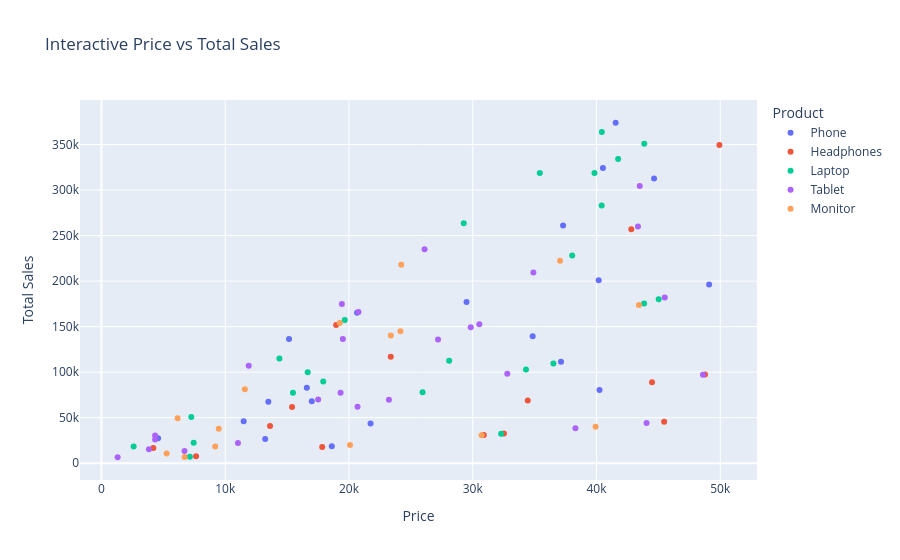

The notebook cell saved with this chart:
### Code cell
# Interactive Plotly Chart

fig = px.scatter(
    df,
    x="Price",
    y="Total_Sales",
    color="Product",
    hover_data=[
        "Date",
        "Quantity",
        "Region",
        "Customer_ID"
    ],
    title="Interactive Price vs Total Sales"
)

fig.update_layout(
    xaxis_title="Price",
    yaxis_title="Total Sales"
)

fig.show()

### Figure 1 — Plotly figure (JSON) as saved in the notebook; plotly's stock layout.template omitted (floating-point values rounded to 4 significant figures)
{"data": [{"customdata": [["2024-01-01T00:00:00", 7, "East", "CUST001"], ["2024-01-03T00:00:00", 2, "West", "CUST003"], ["2024-01-12T00:00:00", 2, "West", "CUST012"], ["2024-01-13T00:00:00", 8, "East", "CUST013"], ["2024-01-16T00:00:00", 9, "South", "CUST016"], ["2024-01-17T00:00:00", 5, "South", "CUST017"], ["2024-02-01T00:00:00", 4, "South", "CUST032"], ["2024-02-06T00:00:00", 5, "North", "CUST037"], ["2024-02-09T00:00:00", 4, "South", "CUST040"], ["2024-02-11T00:00:00", 1, "West", "CUST042"], ["2024-02-14T00:00:00", 2, "East", "CUST045"], ["2024-02-16T00:00:00", 6, "North", "CUST047"], ["2024-02-20T00:00:00", 9, "West", "CUST051"], ["2024-02-25T00:00:00", 3, "North", "CUST056"], ["2024-03-05T00:00:00", 7, "South", "CUST065"], ["2024-03-11T00:00:00", 4, "West", "CUST071"], ["2024-03-16T00:00:00", 5, "South", "CUST076"], ["2024-03-20T00:00:00", 4, "South", "CUST080"], ["2024-03-24T00:00:00", 8, "South", "CUST084"], ["2024-03-28T00:00:00", 6, "West", "CUST088"]], "hovertemplate": "Product=Phone<br>Price=%{x}<br>Total_Sales=%{y}<br>Date=%{customdata[0]}<br>Quantity=%{customdata[1]}<br>Region=%{customdata[2]}<br>Customer_ID=%{customdata[3]}<extra></extra>", "legendgroup": "Phone", "marker": {"color": "#636efa", "symbol": "circle"}, "mode": "markers", "name": "Phone", "orientation": "v", "showlegend": true, "type": "scatter", "x": [37300, 21746, 13233, 20655, 41548, 13488, 16997, 40177, 11494, 18616, 40244, 29499, 15160, 37135, 44652, 34843, 16596, 49101, 40518, 4578], "xaxis": "x", "y": [261100, 43492, 26466, 165240, 373932, 67440, 67988, 200885, 45976, 18616, 80488, 176994, 136440, 111405, 312564, 139372, 82980, 196404, 324144, 27468], "yaxis": "y"}, {"customdata": [["2024-01-02T00:00:00", 4, "North", "CUST002"], ["2024-01-04T00:00:00", 1, "East", "CUST004"], ["2024-01-14T00:00:00", 4, "East", "CUST014"], ["2024-01-15T00:00:00", 2, "West", "CUST015"], ["2024-01-24T00:00:00", 1, "West", "CUST024"], ["2024-01-29T00:00:00", 1, "North", "CUST029"], ["2024-02-21T00:00:00", 1, "West", "CUST052"], ["2024-02-29T00:00:00", 3, "South", "CUST060"], ["2024-03-07T00:00:00", 2, "East", "CUST067"], ["2024-03-12T00:00:00", 8, "East", "CUST072"], ["2024-03-13T00:00:00", 7, "West", "CUST073"], ["2024-03-22T00:00:00", 2, "South", "CUST082"], ["2024-04-02T00:00:00", 6, "South", "CUST093"], ["2024-04-06T00:00:00", 1, "West", "CUST097"], ["2024-04-09T00:00:00", 5, "South", "CUST100"]], "hovertemplate": "Product=Headphones<br>Price=%{x}<br>Total_Sales=%{y}<br>Date=%{customdata[0]}<br>Quantity=%{customdata[1]}<br>Region=%{customdata[2]}<br>Customer_ID=%{customdata[3]}<extra></extra>", "legendgroup": "Headphones", "marker": {"color": "#EF553B", "symbol": "circle"}, "mode": "markers", "name": "Headphones", "orientation": "v", "showlegend": true, "type": "scatter", "x": [15406, 30895, 4195, 34447, 17838, 45467, 32524, 13624, 44487, 18964, 49930, 48769, 42813, 7647, 23376], "xaxis": "x", "y": [61624, 30895, 16780, 68894, 17838, 45467, 32524, 40872, 88974, 151712, 349510, 97538, 256878, 7647, 116880], "yaxis": "y"}, {"customdata": [["2024-01-05T00:00:00", 8, "North", "CUST005"], ["2024-01-06T00:00:00", 7, "South", "CUST006"], ["2024-01-07T00:00:00", 9, "South", "CUST007"], ["2024-01-08T00:00:00", 7, "West", "CUST008"], ["2024-01-10T00:00:00", 4, "West", "CUST010"], ["2024-01-20T00:00:00", 8, "North", "CUST020"], ["2024-01-21T00:00:00", 3, "East", "CUST021"], ["2024-01-23T00:00:00", 9, "North", "CUST023"], ["2024-01-26T00:00:00", 3, "North", "CUST026"], ["2024-02-18T00:00:00", 1, "South", "CUST049"], ["2024-02-19T00:00:00", 4, "West", "CUST050"], ["2024-02-28T00:00:00", 5, "South", "CUST059"], ["2024-03-02T00:00:00", 8, "South", "CUST062"], ["2024-03-04T00:00:00", 5, "West", "CUST064"], ["2024-03-06T00:00:00", 8, "North", "CUST066"], ["2024-03-08T00:00:00", 3, "North", "CUST068"], ["2024-03-10T00:00:00", 9, "South", "CUST070"], ["2024-03-17T00:00:00", 7, "South", "CUST077"], ["2024-03-21T00:00:00", 4, "East", "CUST081"], ["2024-03-23T00:00:00", 8, "North", "CUST083"], ["2024-03-25T00:00:00", 3, "South", "CUST085"], ["2024-03-29T00:00:00", 6, "North", "CUST089"], ["2024-03-31T00:00:00", 1, "North", "CUST091"], ["2024-04-03T00:00:00", 6, "South", "CUST094"]], "hovertemplate": "Product=Laptop<br>Price=%{x}<br>Total_Sales=%{y}<br>Date=%{customdata[0]}<br>Quantity=%{customdata[1]}<br>Region=%{customdata[2]}<br>Customer_ID=%{customdata[3]}<extra></extra>", "legendgroup": "Laptop", "marker": {"color": "#00cc96", "symbol": "circle"}, "mode": "markers", "name": "Laptop", "orientation": "v", "showlegend": true, "type": "scatter", "x": [39835, 40420, 40430, 7262, 45023, 41749, 36518, 29275, 25948, 32297, 43848, 15475, 19661, 17924, 14381, 34303, 35418, 2603, 28098, 43861, 7455, 38037, 7148, 16667], "xaxis": "x", "y": [318680, 282940, 363870, 50834, 180092, 333992, 109554, 263475, 77844, 32297, 175392, 77375, 157288, 89620, 115048, 102909, 318762, 18221, 112392, 350888, 22365, 228222, 7148, 100002], "yaxis": "y"}, {"customdata": [["2024-01-09T00:00:00", 3, "North", "CUST009"], ["2024-01-18T00:00:00", 4, "North", "CUST018"], ["2024-01-19T00:00:00", 1, "West", "CUST019"], ["2024-01-22T00:00:00", 2, "West", "CUST022"], ["2024-01-27T00:00:00", 1, "North", "CUST027"], ["2024-01-28T00:00:00", 7, "North", "CUST028"], ["2024-01-30T00:00:00", 9, "North", "CUST030"], ["2024-01-31T00:00:00", 6, "East", "CUST031"], ["2024-02-02T00:00:00", 3, "South", "CUST033"], ["2024-02-03T00:00:00", 2, "East", "CUST034"], ["2024-02-04T00:00:00", 6, "South", "CUST035"], ["2024-02-05T00:00:00", 4, "East", "CUST036"], ["2024-02-12T00:00:00", 6, "West", "CUST043"], ["2024-02-15T00:00:00", 2, "West", "CUST046"], ["2024-02-23T00:00:00", 5, "North", "CUST054"], ["2024-02-24T00:00:00", 7, "South", "CUST055"], ["2024-03-01T00:00:00", 5, "North", "CUST061"], ["2024-03-09T00:00:00", 3, "North", "CUST069"], ["2024-03-14T00:00:00", 4, "South", "CUST074"], ["2024-03-18T00:00:00", 9, "East", "CUST078"], ["2024-03-19T00:00:00", 9, "North", "CUST079"], ["2024-03-27T00:00:00", 4, "West", "CUST087"], ["2024-04-01T00:00:00", 5, "South", "CUST092"], ["2024-04-04T00:00:00", 7, "West", "CUST095"], ["2024-04-05T00:00:00", 8, "North", "CUST096"], ["2024-04-07T00:00:00", 5, "East", "CUST098"]], "hovertemplate": "Product=Tablet<br>Price=%{x}<br>Total_Sales=%{y}<br>Date=%{customdata[0]}<br>Quantity=%{customdata[1]}<br>Region=%{customdata[2]}<br>Customer_ID=%{customdata[3]}<extra></extra>", "legendgroup": "Tablet", "marker": {"color": "#ab63fa", "symbol": "circle"}, "mode": "markers", "name": "Tablet", "orientation": "v", "showlegend": true, "type": "scatter", "x": [32791, 19322, 44045, 6713, 38298, 43495, 11902, 34900, 20696, 48602, 4339, 45515, 43350, 11032, 1308, 4341, 29840, 23229, 17512, 26110, 19425, 3839, 30531, 19507, 20770, 27196], "xaxis": "x", "y": [98373, 77288, 44045, 13426, 38298, 304465, 107118, 209400, 62088, 97204, 26034, 182060, 260100, 22064, 6540, 30387, 149200, 69687, 70048, 234990, 174825, 15356, 152655, 136549, 166160, 135980], "yaxis": "y"}, {"customdata": [["2024-01-11T00:00:00", 8, "West", "CUST011"], ["2024-01-25T00:00:00", 2, "West", "CUST025"], ["2024-02-07T00:00:00", 8, "East", "CUST038"], ["2024-02-08T00:00:00", 1, "South", "CUST039"], ["2024-02-10T00:00:00", 1, "West", "CUST041"], ["2024-02-13T00:00:00", 4, "West", "CUST044"], ["2024-02-17T00:00:00", 1, "West", "CUST048"], ["2024-02-22T00:00:00", 6, "North", "CUST053"], ["2024-02-26T00:00:00", 6, "East", "CUST057"], ["2024-02-27T00:00:00", 2, "East", "CUST058"], ["2024-03-03T00:00:00", 9, "East", "CUST063"], ["2024-03-15T00:00:00", 6, "North", "CUST075"], ["2024-03-26T00:00:00", 7, "North", "CUST086"], ["2024-03-30T00:00:00", 4, "East", "CUST090"], ["2024-04-08T00:00:00", 1, "North", "CUST099"]], "hovertemplate": "Product=Monitor<br>Price=%{x}<br>Total_Sales=%{y}<br>Date=%{customdata[0]}<br>Quantity=%{customdata[1]}<br>Region=%{customdata[2]}<br>Customer_ID=%{customdata[3]}<extra></extra>", "legendgroup": "Monitor", "marker": {"color": "#FFA15A", "symbol": "circle"}, "mode": "markers", "name": "Monitor", "orientation": "v", "showlegend": true, "type": "scatter", "x": [6160, 9191, 19256, 39924, 20083, 43428, 6720, 24160, 37055, 5272, 24224, 23381, 11591, 9483, 30717], "xaxis": "x", "y": [49280, 18382, 154048, 39924, 20083, 173712, 6720, 144960, 222330, 10544, 218016, 140286, 81137, 37932, 30717], "yaxis": "y"}], "layout": {"legend": {"title": {"text": "Product"}, "tracegroupgap": 0}, "title": {"text": "Interactive Price vs Total Sales"}, "xaxis": {"anchor": "y", "domain": [0, 1], "title": {"text": "Price"}}, "yaxis": {"anchor": "x", "domain": [0, 1], "title": {"text": "Total Sales"}}}}
